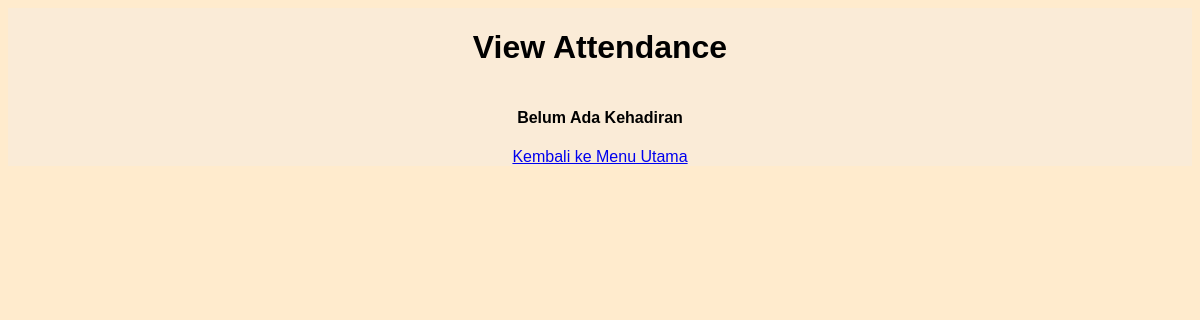
Page /view_attendance on the earlier database version.
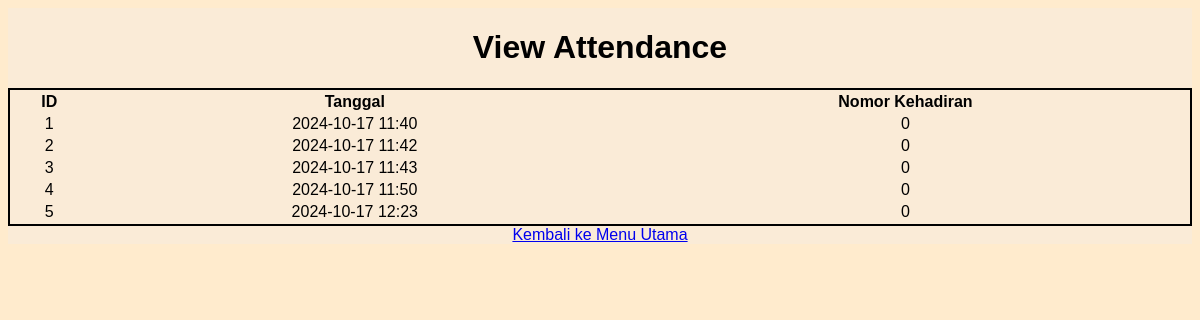
Same page on the later database version.
### tables this page shows
CREATE TABLE attendance (
        id INTEGER PRIMARY KEY AUTOINCREMENT,
        nomor_kehadiran INTEGER NOT NULL,
        date_time DATETIME NOT NULL,
        FOREIGN KEY (id) REFERENCES users(id)
    );

### app.py (the view)
@app.route('/view_attendance')
def view_attendance():
    attendances = query_db('SELECT * FROM attendance')
    return render_template('view_member_attendance.html', attendances = attendances)

### database.py (called while the page is built)
def get_db():
    db = getattr(g, '_database', None)
    if db is None:
        db = g._database = sqlite3.connect(DATABASE)
        create_users_table()
        create_transaction_table()
        create_attendance_table()
    return db

def query_db(query, args=(), one=False):
    cur = get_db().execute(query, args)
    rv = cur.fetchall()
    cur.close()
    get_db().commit()
    return (rv[0] if rv else None) if one else rv

def create_users_table():
    create_table_query = '''
    CREATE TABLE IF NOT EXISTS members (
        id INTEGER PRIMARY KEY AUTOINCREMENT,
        name TEXT NOT NULL,
        no_hp TEXT NOT NULL,
        type TEXT NOT NULL
    )
    '''
    query_db(create_table_query)

def create_attendance_table():
    create_table_query = '''
    CREATE TABLE IF NOT EXISTS attendance (
        id INTEGER PRIMARY KEY AUTOINCREMENT,
        nomor_kehadiran INTEGER NOT NULL,
        date_time DATETIME NOT NULL,
        FOREIGN KEY (id) REFERENCES users(id)
    )
    '''
    query_db(create_table_query)

def create_transaction_table():
    create_table_query = '''
    CREATE TABLE IF NOT EXISTS payment (
        id INTEGER,
        fee FLOAT NOT NULL,
        date_time DATETIME NOT NULL,
        FOREIGN KEY (id) REFERENCES users(id)
    )
    '''
    query_db(create_table_query)

### templates/view_member_attendance.html (shortened to what this page needs)
{% extends 'base.html' %}
{% block head %}
    <link rel="stylesheet" href="{{url_for('static', filename='attendance.css')}}">
{% endblock %}
{% block body %}
<div class="content">
    <h1 style="text-align: center;">View Attendance</h1>
    {% if attendances|length < 1 %}
    <h4 style="text-align: center;">Belum Ada Kehadiran</h4>
    {% else %}
    <table>
        <tr>
            <th>ID</th>
            <th>Tanggal</th>
            <th>Nomor Kehadiran</th>
        </tr>
        {% for attendance in attendances %}
            <tr>
                <td>{{ attendance[0] }}</td>
                <td>{{ attendance[2] }}</td>
                <td>{{ attendance[1] }}</td>
            </tr>
        {% endfor %}
    </table>
    {% endif %}
    <a href="{{ url_for('homepage') }}" class="button">Kembali ke Menu Utama</a>
</div>
{% endblock %}

### templates/base.html (shortened to what this page needs)
<!DOCTYPE html>
<html lang="en">
<head>
    {% block head %}
    {% endblock %}
</head>
<body>
    {% block body %}
    {% endblock %}
</body>
</html>

### static/attendance.css (style rules this page uses)
body { background-color: blanchedalmond; font-family: Arial, sans-serif; }
.content { display: flex; flex-direction: column; background-color: antiquewhite; text-align: center; }
table { border: 2px solid black; justify-content: center; }

Differences in the rows shown:
added attendance: id "1", date_time "2024-10-17 11:40", nomor_kehadiran "0"
added attendance: id "2", date_time "2024-10-17 11:42", nomor_kehadiran "0"
added attendance: id "3", date_time "2024-10-17 11:43", nomor_kehadiran "0"
added attendance: id "4", date_time "2024-10-17 11:50", nomor_kehadiran "0"
added attendance: id "5", date_time "2024-10-17 12:23", nomor_kehadiran "0"
Other differences:
text no longer shown: "Belum Ada Kehadiran"
text now shown: "ID Tanggal Nomor Kehadiran"
